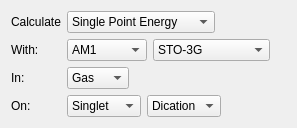
     <widget class="QWidget" name="basicWidget">
      <attribute name="title">
       <string>&amp;Basic Setup</string>
      </attribute>
      <layout class="QGridLayout">
       <item row="1" column="1">
        <layout class="QHBoxLayout">
         <item>
          <widget class="QComboBox" name="basicWithLeftCombo">
           <item>
            <property name="text">
             <string>AM1</string>
            </property>
           </item>
           <item>
            <property name="text">
             <string>PM3</string>
            </property>
           </item>
           <item>
            <property name="text">
             <string>RHF</string>
            </property>
           </item>
           <item>
            <property name="text">
             <string>B3LYP</string>
            </property>
           </item>
           <item>
            <property name="text">
             <string>MP2</string>
            </property>
           </item>
           <item>
            <property name="text">
             <string>CCSD(T)</string>
            </property>
           </item>
          </widget>
         </item>
         <item>
          <widget class="QComboBox" name="basicWithRightCombo">
           <item>
            <property name="text">
             <string>STO-3G</string>
            </property>
           </item>
           <item>
            <property name="text">
             <string>MINI</string>
            </property>
           </item>
           <item>
            <property name="text">
             <string>3-21G</string>
            </property>
           </item>
           <item>
            <property name="text">
             <string>6-31G(d)</string>
            </property>
           </item>
           <item>
            <property name="text">
             <string>6-31G(d,p)</string>
            </property>
           </item>
           <item>
            <property name="text">
             <string>6-31+G(d,p)</string>
            </property>
           </item>
           <item>
            <property name="text">
             <string>6-31+G(2d,p)</string>
            </property>
           </item>
           <item>
            <property name="text">
             <string>6-311++G(2d,p)</string>
            </property>
           </item>
           <item>
            <property name="text">
             <string>Core Potential</string>
            </property>
           </item>
          </widget>
         </item>
         <item>
          <spacer>
           <property name="orientation">
            <enum>Qt::Horizontal</enum>
           </property>
           <property name="sizeHint" stdset="0">
            <size>
             <width>16</width>
             <height>20</height>
            </size>
           </property>
          </spacer>
         </item>
        </layout>
       </item>
       <item row="3" column="1">
        <layout class="QHBoxLayout">
         <item>
          <widget class="QComboBox" name="basicOnLeftCombo">
           <item>
            <property name="text">
             <string>Singlet</string>
            </property>
           </item>
           <item>
            <property name="text">
             <string>Doublet</string>
            </property>
           </item>
           <item>
            <property name="text">
             <string>Triplet</string>
            </property>
           </item>
          </widget>
         </item>
         <item>
          <widget class="QComboBox" name="basicOnRightCombo">
           <item>
            <property name="text">
             <string>Dication</string>
            </property>
           </item>
           <item>
            <property name="text">
             <string>Cation</string>
            </property>
           </item>
           <item>
            <property name="text">
             <string>Neutral</string>
            </property>
           </item>
           <item>
            <property name="text">
             <string>Anion</string>
            </property>
           </item>
           <item>
            <property name="text">
             <string>Dianion</string>
            </property>
           </item>
          </widget>
         </item>
         <item>
          <spacer>
           <property name="orientation">
            <enum>Qt::Horizontal</enum>
           </property>
           <property name="sizeHint" stdset="0">
            <size>
             <width>40</width>
             <height>20</height>
            </size>
           </property>
          </spacer>
         </item>
        </layout>
       </item>
       <item row="3" column="0">
        <widget class="QLabel" name="label_5">
         <property name="text">
          <string>On:</string>
         </property>
         <property name="alignment">
          <set>Qt::AlignLeading|Qt::AlignLeft|Qt::AlignVCenter</set>
         </property>
         <property name="buddy">
          <cstring>basicOnLeftCombo</cstring>
         </property>
        </widget>
       </item>
       <item row="0" column="1">
        <layout class="QHBoxLayout">
         <item>
          <widget class="QComboBox" name="basicCalculateCombo">
           <item>
            <property name="text">
             <string>Single Point Energy</string>
            </property>
           </item>
           <item>
            <property name="text">
             <string>Equilibrium Geometry</string>
            </property>
           </item>
           <item>
            <property name="text">
             <string>Transition State</string>
            </property>
           </item>
           <item>
            <property name="text">
             <string>Frequencies</string>
            </property>
           </item>
          </widget>
         </item>
         <item>
          <spacer>
           <property name="orientation">
            <enum>Qt::Horizontal</enum>
           </property>
           <property name="sizeHint" stdset="0">
            <size>
             <width>40</width>
             <height>20</height>
            </size>
           </property>
          </spacer>
         </item>
        </layout>
       </item>
       <item row="2" column="1">
        <layout class="QHBoxLayout">
         <item>
          <widget class="QComboBox" name="basicInCombo">
           <item>
            <property name="text">
             <string>Gas</string>
            </property>
           </item>
           <item>
            <property name="text">
             <string>Water</string>
            </property>
           </item>
          </widget>
         </item>
         <item>
          <spacer>
           <property name="orientation">
            <enum>Qt::Horizontal</enum>
           </property>
           <property name="sizeHint" stdset="0">
            <size>
             <width>40</width>
             <height>20</height>
            </size>
           </property>
          </spacer>
         </item>
        </layout>
       </item>
       <item row="0" column="0">
        <widget class="QLabel" name="label">
         <property name="text">
          <string>Calculate</string>
         </property>
         <property name="alignment">
          <set>Qt::AlignLeading|Qt::AlignLeft|Qt::AlignVCenter</set>
         </property>
        </widget>
       </item>
       <item row="1" column="0">
        <widget class="QLabel" name="label_2">
         <property name="text">
          <string>With:</string>
         </property>
         <property name="alignment">
          <set>Qt::AlignLeading|Qt::AlignLeft|Qt::AlignVCenter</set>
         </property>
        </widget>
       </item>
       <item row="2" column="0">
        <widget class="QLabel" name="label_3">
         <property name="text">
          <string>In:</string>
         </property>
         <property name="alignment">
          <set>Qt::AlignLeading|Qt::AlignLeft|Qt::AlignVCenter</set>
         </property>
         <property name="buddy">
          <cstring>basicWithLeftCombo</cstring>
         </property>
        </widget>
       </item>
       <item row="4" column="0">
        <spacer>
         <property name="orientation">
          <enum>Qt::Vertical</enum>
         </property>
         <property name="sizeHint" stdset="0">
          <size>
           <width>20</width>
           <height>0</height>
          </size>
         </property>
        </spacer>
       </item>
      </layout>
     </widget>
